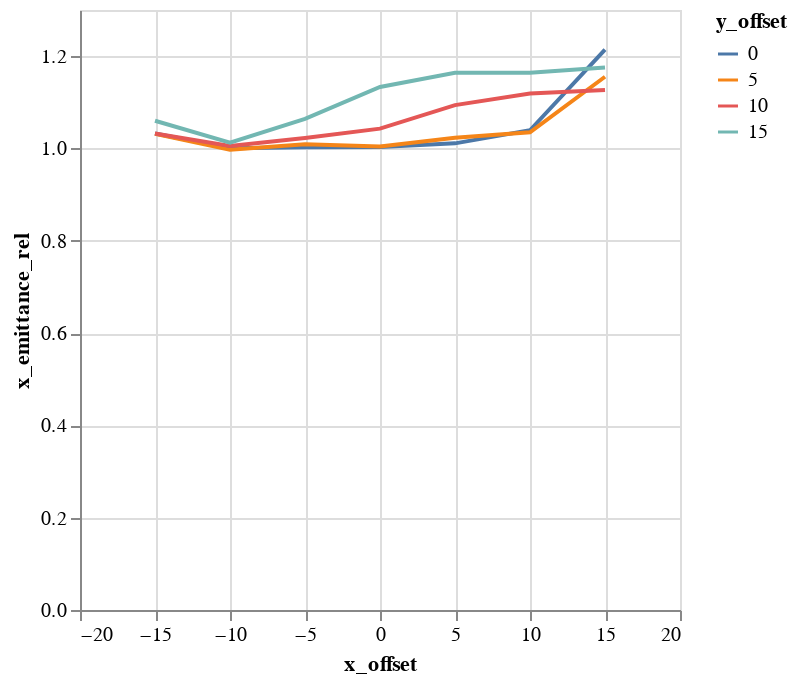

Here is the notebook cell this chart was saved with:
### Code cell
alt.Chart(emit_df).mark_line().encode(
    color='y_offset:N',
    x='x_offset',
    y='x_emittance_rel',
)

### Figure 1 — Vega-Lite specification as saved in the notebook (floating-point values rounded to 4 significant figures)
{"$schema": "https://vega.github.io/schema/vega-lite/v1.2.1.json", "data": {"values": [{"losses": 0, "relbeta": 0.002308, "sourceID": 16777222, "sourceName": "x_-15_y_0", "x_emittance": 1.673, "x_emittance_rel": 1.032, "x_norm_emittance": 0.003863, "x_offset": -15, "y_emittance": 1.571, "y_emittance_rel": 0.9992, "y_norm_emittance": 0.003627, "y_offset": 0}, {"losses": 0, "relbeta": 0.002308, "sourceID": 16777229, "sourceName": "x_-15_y_5", "x_emittance": 1.643, "x_emittance_rel": 1.032, "x_norm_emittance": 0.003794, "x_offset": -15, "y_emittance": 1.598, "y_emittance_rel": 1.002, "y_norm_emittance": 0.003688, "y_offset": 5}, {"losses": 0, "relbeta": 0.002308, "sourceID": 16777236, "sourceName": "x_-15_y_10", "x_emittance": 1.67, "x_emittance_rel": 1.033, "x_norm_emittance": 0.003854, "x_offset": -15, "y_emittance": 1.611, "y_emittance_rel": 1.009, "y_norm_emittance": 0.003718, "y_offset": 10}, {"losses": 0, "relbeta": 0.002308, "sourceID": 16777243, "sourceName": "x_-15_y_15", "x_emittance": 1.772, "x_emittance_rel": 1.06, "x_norm_emittance": 0.00409, "x_offset": -15, "y_emittance": 1.677, "y_emittance_rel": 1.009, "y_norm_emittance": 0.00387, "y_offset": 15}, {"losses": 0, "relbeta": 0.002309, "sourceID": 16777220, "sourceName": "x_-10_y_0", "x_emittance": 1.593, "x_emittance_rel": 1.001, "x_norm_emittance": 0.003677, "x_offset": -10, "y_emittance": 1.554, "y_emittance_rel": 1.001, "y_norm_emittance": 0.003587, "y_offset": 0}, {"losses": 0, "relbeta": 0.002309, "sourceID": 16777227, "sourceName": "x_-10_y_5", "x_emittance": 1.608, "x_emittance_rel": 0.997, "x_norm_emittance": 0.003712, "x_offset": -10, "y_emittance": 1.584, "y_emittance_rel": 1.002, "y_norm_emittance": 0.003656, "y_offset": 5}, {"losses": 0, "relbeta": 0.002309, "sourceID": 16777234, "sourceName": "x_-10_y_10", "x_emittance": 1.494, "x_emittance_rel": 1.005, "x_norm_emittance": 0.00345, "x_offset": -10, "y_emittance": 1.68, "y_emittance_rel": 1.009, "y_norm_emittance": 0.003878, "y_offset": 10}, {"losses": 0, "relbeta": 0.002309, "sourceID": 16777241, "sourceName": "x_-10_y_15", "x_emittance": 1.468, "x_emittance_rel": 1.013, "x_norm_emittance": 0.003389, "x_offset": -10, "y_emittance": 1.644, "y_emittance_rel": 1.006, "y_norm_emittance": 0.003795, "y_offset": 15}, {"losses": 0, "relbeta": 0.002309, "sourceID": 16777218, "sourceName": "x_-5_y_0", "x_emittance": 1.681, "x_emittance_rel": 1.003, "x_norm_emittance": 0.003881, "x_offset": -5, "y_emittance": 1.721, "y_emittance_rel": 1.002, "y_norm_emittance": 0.003972, "y_offset": 0}, {"losses": 0, "relbeta": 0.002309, "sourceID": 16777225, "sourceName": "x_-5_y_5", "x_emittance": 1.537, "x_emittance_rel": 1.009, "x_norm_emittance": 0.003549, "x_offset": -5, "y_emittance": 1.642, "y_emittance_rel": 1.01, "y_norm_emittance": 0.00379, "y_offset": 5}, {"losses": 0, "relbeta": 0.002309, "sourceID": 16777232, "sourceName": "x_-5_y_10", "x_emittance": 1.545, "x_emittance_rel": 1.023, "x_norm_emittance": 0.003568, "x_offset": -5, "y_emittance": 1.582, "y_emittance_rel": 1.024, "y_norm_emittance": 0.003652, "y_offset": 10}, {"losses": 0, "relbeta": 0.002309, "sourceID": 16777239, "sourceName": "x_-5_y_15", "x_emittance": 1.8, "x_emittance_rel": 1.064, "x_norm_emittance": 0.004155, "x_offset": -5, "y_emittance": 1.577, "y_emittance_rel": 1.048, "y_norm_emittance": 0.003641, "y_offset": 15}, {"losses": 0, "relbeta": 0.002309, "sourceID": 16777216, "sourceName": "x_0_y_0", "x_emittance": 1.545, "x_emittance_rel": 1.003, "x_norm_emittance": 0.003567, "x_offset": 0, "y_emittance": 1.538, "y_emittance_rel": 1.001, "y_norm_emittance": 0.00355, "y_offset": 0}, {"losses": 0, "relbeta": 0.002309, "sourceID": 16777223, "sourceName": "x_0_y_5", "x_emittance": 1.547, "x_emittance_rel": 1.004, "x_norm_emittance": 0.003572, "x_offset": 0, "y_emittance": 1.561, "y_emittance_rel": 1.017, "y_norm_emittance": 0.003603, "y_offset": 5}, {"losses": 0, "relbeta": 0.002309, "sourceID": 16777230, "sourceName": "x_0_y_10", "x_emittance": 1.463, "x_emittance_rel": 1.043, "x_norm_emittance": 0.003378, "x_offset": 0, "y_emittance": 1.538, "y_emittance_rel": 1.043, "y_norm_emittance": 0.003551, "y_offset": 10}, {"losses": 0, "relbeta": 0.002309, "sourceID": 16777237, "sourceName": "x_0_y_15", "x_emittance": 2.004, "x_emittance_rel": 1.133, "x_norm_emittance": 0.004626, "x_offset": 0, "y_emittance": 1.848, "y_emittance_rel": 1.146, "y_norm_emittance": 0.004266, "y_offset": 15}, {"losses": 0, "relbeta": 0.002309, "sourceID": 16777217, "sourceName": "x_5_y_0", "x_emittance": 1.567, "x_emittance_rel": 1.011, "x_norm_emittance": 0.003617, "x_offset": 5, "y_emittance": 1.682, "y_emittance_rel": 1.005, "y_norm_emittance": 0.003883, "y_offset": 0}, {"losses": 0, "relbeta": 0.002309, "sourceID": 16777224, "sourceName": "x_5_y_5", "x_emittance": 1.64, "x_emittance_rel": 1.023, "x_norm_emittance": 0.003785, "x_offset": 5, "y_emittance": 1.493, "y_emittance_rel": 1.013, "y_norm_emittance": 0.003447, "y_offset": 5}, {"losses": 0, "relbeta": 0.002309, "sourceID": 16777231, "sourceName": "x_5_y_10", "x_emittance": 1.6, "x_emittance_rel": 1.094, "x_norm_emittance": 0.003694, "x_offset": 5, "y_emittance": 1.627, "y_emittance_rel": 1.021, "y_norm_emittance": 0.003755, "y_offset": 10}, {"losses": 0, "relbeta": 0.002309, "sourceID": 16777238, "sourceName": "x_5_y_15", "x_emittance": 1.86, "x_emittance_rel": 1.164, "x_norm_emittance": 0.004295, "x_offset": 5, "y_emittance": 1.772, "y_emittance_rel": 1.126, "y_norm_emittance": 0.00409, "y_offset": 15}, {"losses": 0, "relbeta": 0.002309, "sourceID": 16777219, "sourceName": "x_10_y_0", "x_emittance": 1.579, "x_emittance_rel": 1.039, "x_norm_emittance": 0.003646, "x_offset": 10, "y_emittance": 1.606, "y_emittance_rel": 1.004, "y_norm_emittance": 0.003708, "y_offset": 0}, {"losses": 0, "relbeta": 0.002309, "sourceID": 16777226, "sourceName": "x_10_y_5", "x_emittance": 1.498, "x_emittance_rel": 1.035, "x_norm_emittance": 0.003459, "x_offset": 10, "y_emittance": 1.499, "y_emittance_rel": 0.995, "y_norm_emittance": 0.003461, "y_offset": 5}, {"losses": 0, "relbeta": 0.002309, "sourceID": 16777233, "sourceName": "x_10_y_10", "x_emittance": 1.95, "x_emittance_rel": 1.119, "x_norm_emittance": 0.004503, "x_offset": 10, "y_emittance": 1.693, "y_emittance_rel": 1.05, "y_norm_emittance": 0.003907, "y_offset": 10}, {"losses": 0, "relbeta": 0.002309, "sourceID": 16777240, "sourceName": "x_10_y_15", "x_emittance": 1.831, "x_emittance_rel": 1.164, "x_norm_emittance": 0.004226, "x_offset": 10, "y_emittance": 1.641, "y_emittance_rel": 1.086, "y_norm_emittance": 0.003789, "y_offset": 15}, {"losses": 0, "relbeta": 0.002309, "sourceID": 16777221, "sourceName": "x_15_y_0", "x_emittance": 1.82, "x_emittance_rel": 1.214, "x_norm_emittance": 0.004201, "x_offset": 15, "y_emittance": 1.582, "y_emittance_rel": 1.003, "y_norm_emittance": 0.003653, "y_offset": 0}, {"losses": 1, "relbeta": 0.002309, "sourceID": 16777228, "sourceName": "x_15_y_5", "x_emittance": 1.816, "x_emittance_rel": 1.155, "x_norm_emittance": 0.004193, "x_offset": 15, "y_emittance": 1.49, "y_emittance_rel": 1.003, "y_norm_emittance": 0.003441, "y_offset": 5}, {"losses": 0, "relbeta": 0.002309, "sourceID": 16777235, "sourceName": "x_15_y_10", "x_emittance": 1.828, "x_emittance_rel": 1.127, "x_norm_emittance": 0.004221, "x_offset": 15, "y_emittance": 1.659, "y_emittance_rel": 1.026, "y_norm_emittance": 0.003829, "y_offset": 10}, {"losses": 0, "relbeta": 0.002309, "sourceID": 16777242, "sourceName": "x_15_y_15", "x_emittance": 1.781, "x_emittance_rel": 1.176, "x_norm_emittance": 0.004111, "x_offset": 15, "y_emittance": 1.733, "y_emittance_rel": 1.092, "y_norm_emittance": 0.004002, "y_offset": 15}]}, "encoding": {"color": {"field": "y_offset", "type": "nominal"}, "x": {"field": "x_offset", "type": "quantitative"}, "y": {"field": "x_emittance_rel", "type": "quantitative"}}, "mark": "line"}
